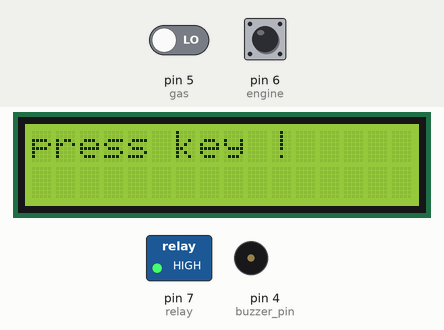
Recording of a sketch running on a simulated Arduino Uno, built with avr-gcc and run on an emulated ATmega328P. Shown: 16×2 character LCD, switched loads named in the sketch (green lamp = pin HIGH), buzzer (waves = sounding, pin HIGH). The test bench sets the inputs (shaded band); at power-on: pin 5 (gas) LOW, pin 6 (engine) HIGH. What the sketch prints to the serial monitor is not drawn.

Above: at 1.1 s.
At 4.1 s:
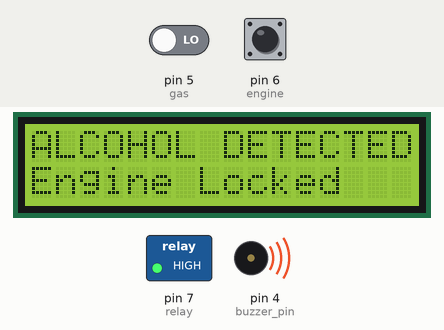
4.2 s: pin 5 (gas) driven HIGH
7.4 s: pin 6 (engine) pulled LOW for 2.85 s
At 10.1 s:
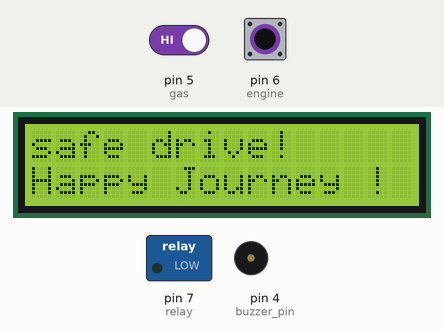
13.0 s: pin 5 (gas) driven LOW
At 16.7 s:
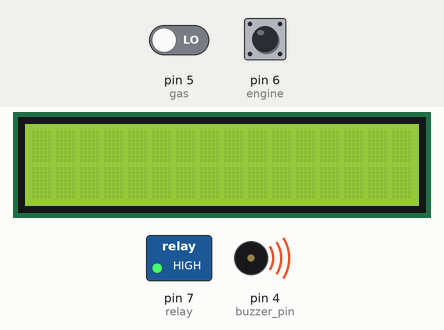
Timing chart, 0 to 18.2 s (numbered marks = the images above; inputs shaded):
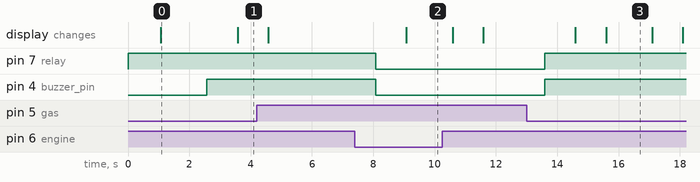

Measured:
- after the input at 7.4 s, pin 7 (relay), pin 4 (buzzer_pin): HIGH → LOW after 0.68 s; the display: changes after 1.7 s (image 2)
- after the input at 13.0 s, pin 7 (relay), pin 4 (buzzer_pin): LOW → HIGH after 0.59 s; the display: first changes after 1.6 s (image 3 shows a later state)
- what the display in image 0 shows lasts 2.5 s, from 1.1 s to 3.6 s

The sketch:

alchohol_detection-MP3_project.ino
```cpp
#include <LiquidCrystal.h>
LiquidCrystal lcd(8, 9, 10, 11, 12, 13);//RS,EN,D4,D5,D6,D7
#define gas 5
#define engine 6
#define gnd 3
#define buzzer_pin 4
#define relay 7
int alc=0,button=0;
void setup()
{
  Serial.begin(9600);       // initialize serial communications at 9600 bps:
  pinMode(gas,INPUT);
  pinMode(engine,INPUT_PULLUP);
  pinMode(relay,OUTPUT);
  pinMode(gnd,OUTPUT);
  pinMode(buzzer_pin,OUTPUT);
  digitalWrite(relay,HIGH);
  digitalWrite(gnd,LOW);
  lcd.begin(16, 2);//initializing LCD
  lcd.setCursor(0,0);
  lcd.print("Smart Vehicle");
  lcd.setCursor(0,1);
  lcd.print("Protection");
  delay(1000);
  lcd.clear();
  lcd.setCursor(0,0);
  lcd.print("press key !");
  delay(1000);
}

void loop()
{
 alc=digitalRead(gas);
 button=digitalRead(engine);
 Serial.println(alc);
 delay(500);
 if(alc==HIGH)
 {
  if(button==LOW)
  { lcd.clear();
    digitalWrite(relay,LOW);
    digitalWrite(buzzer_pin,LOW);
    delay(1000);
    lcd.setCursor(0,0);
    lcd.print("safe drive!");
    lcd.setCursor(0,1);
    lcd.print("Happy Journey !");
    delay(1000);

   }
 }
 else
 {
  digitalWrite(relay,HIGH);

   digitalWrite(buzzer_pin,HIGH);
  delay(1000);
  lcd.setCursor(0,0);
  lcd.print("ALCOHOL DETECTED");
  lcd.setCursor(0,1);
  lcd.print("Engine Locked");
  delay(1000);

  lcd.clear();
 }
}
```
